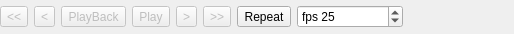
<?xml version="1.0" encoding="UTF-8"?>
<ui version="4.0">
 <class>vtkBirchQFramePlayerWidget</class>
 <widget class="QWidget" name="vtkBirchQFramePlayerWidget">
  <property name="geometry">
   <rect>
    <x>0</x>
    <y>0</y>
    <width>514</width>
    <height>34</height>
   </rect>
  </property>
  <property name="windowTitle">
   <string>Frame player</string>
  </property>
  <layout class="QHBoxLayout" name="horizontalLayout">
   <property name="margin">
    <number>0</number>
   </property>
   <item>
    <widget class="QToolButton" name="firstFrameButton">
     <property name="enabled">
      <bool>false</bool>
     </property>
     <property name="toolTip">
      <string>Go to start</string>
     </property>
     <property name="text">
      <string>&lt;&lt;</string>
     </property>
     <property name="icon">
      <iconset resource="../vtkBirchQWidgets.qrc">
       <normaloff>:/Icons/frameToFirst.png</normaloff>:/Icons/frameToFirst.png</iconset>
     </property>
     <property name="iconSize">
      <size>
       <width>24</width>
       <height>24</height>
      </size>
     </property>
    </widget>
   </item>
   <item>
    <widget class="QToolButton" name="previousFrameButton">
     <property name="enabled">
      <bool>false</bool>
     </property>
     <property name="toolTip">
      <string>Step backward</string>
     </property>
     <property name="text">
      <string>&lt;</string>
     </property>
     <property name="icon">
      <iconset resource="../vtkBirchQWidgets.qrc">
       <normaloff>:/Icons/frameBack.png</normaloff>:/Icons/frameBack.png</iconset>
     </property>
     <property name="iconSize">
      <size>
       <width>24</width>
       <height>24</height>
      </size>
     </property>
     <property name="autoRepeat">
      <bool>true</bool>
     </property>
    </widget>
   </item>
   <item>
    <widget class="QToolButton" name="playReverseButton">
     <property name="enabled">
      <bool>false</bool>
     </property>
     <property name="toolTip">
      <string>Play backward / Pause</string>
     </property>
     <property name="text">
      <string>PlayBack</string>
     </property>
     <property name="icon">
      <iconset resource="../vtkBirchQWidgets.qrc">
       <normaloff>:/Icons/framePlayReverse.png</normaloff>
       <normalon>:/Icons/pause.png</normalon>:/Icons/framePlayReverse.png</iconset>
     </property>
     <property name="iconSize">
      <size>
       <width>24</width>
       <height>24</height>
      </size>
     </property>
     <property name="checkable">
      <bool>true</bool>
     </property>
    </widget>
   </item>
   <item>
    <widget class="QToolButton" name="playButton">
     <property name="enabled">
      <bool>false</bool>
     </property>
     <property name="toolTip">
      <string>Play forward / Pause</string>
     </property>
     <property name="text">
      <string>Play</string>
     </property>
     <property name="icon">
      <iconset resource="../vtkBirchQWidgets.qrc">
       <normaloff>:/Icons/framePlay.png</normaloff>
       <normalon>:/Icons/pause.png</normalon>:/Icons/framePlay.png</iconset>
     </property>
     <property name="iconSize">
      <size>
       <width>24</width>
       <height>24</height>
      </size>
     </property>
     <property name="checkable">
      <bool>true</bool>
     </property>
    </widget>
   </item>
   <item>
    <widget class="QToolButton" name="nextFrameButton">
     <property name="enabled">
      <bool>false</bool>
     </property>
     <property name="toolTip">
      <string>Step forward</string>
     </property>
     <property name="text">
      <string>&gt;</string>
     </property>
     <property name="icon">
      <iconset resource="../vtkBirchQWidgets.qrc">
       <normaloff>:/Icons/frameForward.png</normaloff>:/Icons/frameForward.png</iconset>
     </property>
     <property name="iconSize">
      <size>
       <width>24</width>
       <height>24</height>
      </size>
     </property>
     <property name="autoRepeat">
      <bool>true</bool>
     </property>
    </widget>
   </item>
   <item>
    <widget class="QToolButton" name="lastFrameButton">
     <property name="enabled">
      <bool>false</bool>
     </property>
     <property name="toolTip">
      <string>Go to end</string>
     </property>
     <property name="text">
      <string>&gt;&gt;</string>
     </property>
     <property name="icon">
      <iconset resource="../vtkBirchQWidgets.qrc">
       <normaloff>:/Icons/frameToLast.png</normaloff>:/Icons/frameToLast.png</iconset>
     </property>
     <property name="iconSize">
      <size>
       <width>24</width>
       <height>24</height>
      </size>
     </property>
    </widget>
   </item>
   <item>
    <widget class="QToolButton" name="repeatButton">
     <property name="toolTip">
      <string>Repeat</string>
     </property>
     <property name="text">
      <string>Repeat</string>
     </property>
     <property name="icon">
      <iconset resource="../vtkBirchQWidgets.qrc">
       <normaloff>:/Icons/repeat.png</normaloff>:/Icons/repeat.png</iconset>
     </property>
     <property name="iconSize">
      <size>
       <width>24</width>
       <height>24</height>
      </size>
     </property>
     <property name="checkable">
      <bool>true</bool>
     </property>
     <property name="checked">
      <bool>false</bool>
     </property>
    </widget>
   </item>
   <item>
    <widget class="QDoubleSpinBox" name="speedFactorSpinBox">
     <property name="toolTip">
      <string>Frame rate</string>
     </property>
     <property name="prefix">
      <string>fps </string>
     </property>
     <property name="decimals">
      <number>0</number>
     </property>
     <property name="minimum">
      <double>1.000000000000000</double>
     </property>
     <property name="maximum">
      <double>60.000000000000000</double>
     </property>
     <property name="singleStep">
      <double>1.000000000000000</double>
     </property>
     <property name="value">
      <double>25.000000000000000</double>
     </property>
    </widget>
   </item>
   <item>
    <widget class="vtkBirchSliderWidget" name="frameSlider" native="true">
     <property name="enabled">
      <bool>false</bool>
     </property>
     <property name="decimals" stdset="0">
      <number>2</number>
     </property>
     <property name="minimum" stdset="0">
      <double>-1.000000000000000</double>
     </property>
     <property name="maximum" stdset="0">
      <double>-1.000000000000000</double>
     </property>
     <property name="value" stdset="0">
      <double>-1.000000000000000</double>
     </property>
    </widget>
   </item>
  </layout>
 </widget>
 <customwidgets>
  <customwidget>
   <class>vtkBirchSliderWidget</class>
   <extends>QWidget</extends>
   <header>vtkBirchSliderWidget.h</header>
  </customwidget>
 </customwidgets>
 <resources>
  <include location="../vtkBirchQWidgets.qrc"/>
 </resources>
 <connections/>
</ui>
